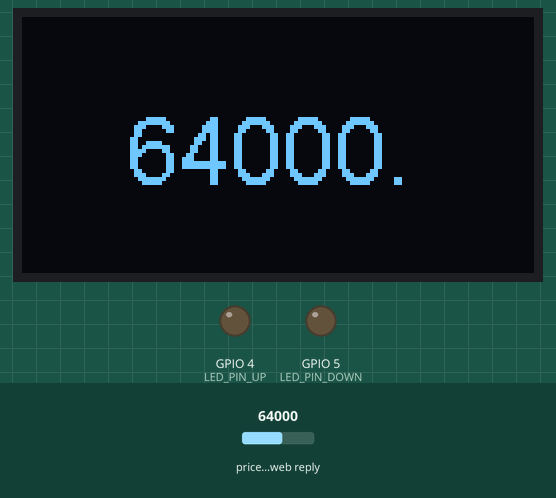
The sketch below on a simulated ESP8266 (NodeMCU). Parts: 128×64 one-colour display, output pins drawn as LEDs (lit = HIGH). Inputs (shaded band) come from the test bench; at power-on: price in the web reply 64000. WiFi joins after 1.5 s; servers stay silent unless stated; web services answer with replies made up by the test bench; what the sketch prints to the serial monitor is not drawn.

Above: at 3.6 s.
3.7 s: price in the web reply set to 21580
At 10.7 s:
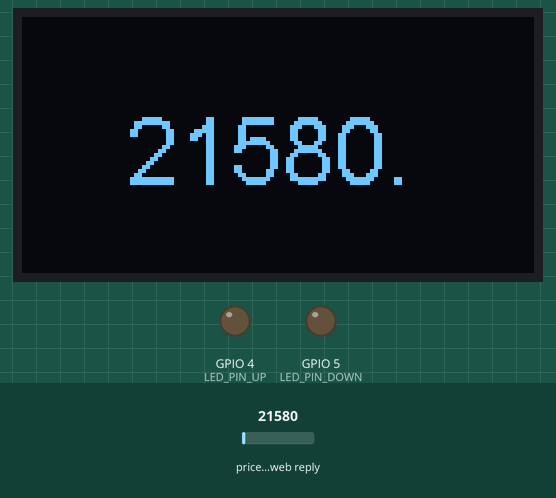
11.2 s: price in the web reply set to 39750
At 17.2 s:
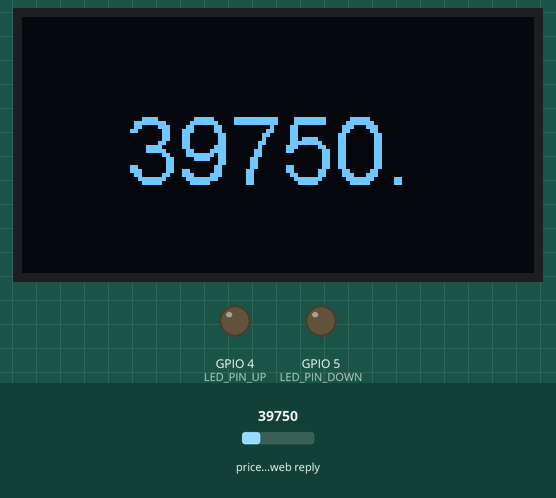
18.5 s: price in the web reply set to 59500
At 24.8 s:
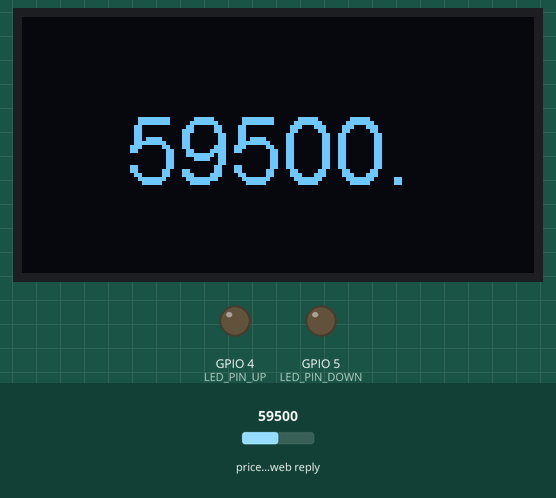
Timing chart, 0 to 26.3 s (numbered marks = the images above; inputs shaded):
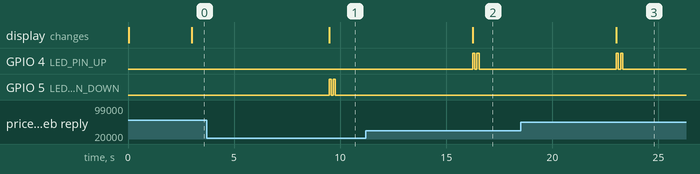

Measured:
- after the input at 3.7 s, GPIO 5 (LED_PIN_DOWN): alternates HIGH for 0.10 s and LOW for 0.10 s, 4 changes in all, then stays LOW, starting after 5.8 s; the display: changes after 5.8 s (image 1)
- after the input at 11.2 s, GPIO 4 (LED_PIN_UP): alternates HIGH for 0.10 s and LOW for 0.10 s, 4 changes in all, then stays LOW, starting after 5.0 s; the display: changes after 5.0 s (image 2)
- after the input at 18.5 s, GPIO 4 (LED_PIN_UP): alternates HIGH for 0.10 s and LOW for 0.10 s, 4 changes in all, then stays LOW, starting after 4.5 s; the display: changes after 4.5 s (image 3)

The sketch:

bitcoin_ticker_alert.ino
```cpp
// Libraries
#include <ESP8266WiFi.h>
#include <ArduinoJson.h>
#include <Wire.h>
#include "SSD1306.h"

// Pins
#define SDA 14
#define SCL 12
#define I2C 0x3D

// Create display
SSD1306 display(I2C, SDA, SCL);

// LED pins
#define LED_PIN_UP 4
#define LED_PIN_DOWN 5

// Previous Bitcoin value & threshold
float previousValue = 0.0;
float threshold = 0.05;

// WiFi settings
const char* ssid     = "wifi-network";
const char* password = "wif-password";

// API server
const char* host = "api.coindesk.com";

void setup() {

  // Serial
  Serial.begin(115200);
  delay(10);

   // Initialize display
  display.init();
  display.flipScreenVertically();
  display.clear();
  display.display();

  // LED pins as output
  pinMode(LED_PIN_DOWN, OUTPUT);
  pinMode(LED_PIN_UP, OUTPUT);

  // We start by connecting to a WiFi network
  Serial.println();
  Serial.println();
  Serial.print("Connecting to ");
  Serial.println(ssid);

  WiFi.begin(ssid, password);

  while (WiFi.status() != WL_CONNECTED) {
    delay(500);
    Serial.print(".");
  }

  Serial.println("");
  Serial.println("WiFi connected");
  Serial.println("IP address: ");
  Serial.println(WiFi.localIP());
}

void loop() {

  // Connect to API
  Serial.print("connecting to ");
  Serial.println(host);

  // Use WiFiClient class to create TCP connections
  WiFiClient client;
  const int httpPort = 80;
  if (!client.connect(host, httpPort)) {
    Serial.println("connection failed");
    return;
  }

  // We now create a URI for the request
  String url = "/v1/bpi/currentprice.json";

  Serial.print("Requesting URL: ");
  Serial.println(url);

  // This will send the request to the server
  client.print(String("GET ") + url + " HTTP/1.1\r\n" +
               "Host: " + host + "\r\n" +
               "Connection: close\r\n\r\n");
  delay(100);

  // Read all the lines of the reply from server and print them to Serial
  String answer;
  while(client.available()){
    String line = client.readStringUntil('\r');
    answer += line;
  }

  client.stop();
  Serial.println();
  Serial.println("closing connection");

  // Process answer
  Serial.println();
  Serial.println("Answer: ");
  Serial.println(answer);

  // Convert to JSON
  String jsonAnswer;
  int jsonIndex;

  for (int i = 0; i < answer.length(); i++) {
    if (answer[i] == '{') {
      jsonIndex = i;
      break;
    }
  }

  // Get JSON data
  jsonAnswer = answer.substring(jsonIndex);
  Serial.println();
  Serial.println("JSON answer: ");
  Serial.println(jsonAnswer);
  jsonAnswer.trim();

  // Get rate as float
  int rateIndex = jsonAnswer.indexOf("rate_float");
  String priceString = jsonAnswer.substring(rateIndex + 12, rateIndex + 18);
  priceString.trim();
  float price = priceString.toFloat();

  // Print price
  Serial.println();
  Serial.println("Bitcoin price: ");
  Serial.println(price);

  // Display on OLED
  display.clear();
  display.setFont(ArialMT_Plain_24);
  display.drawString(26, 20, priceString);
  display.display();

  // Init previous value
  if (previousValue == 0.0) {
    previousValue = price;
  }

  // Alert down ?
  if (price < (previousValue - threshold)) {

    // Flash LED
    digitalWrite(LED_PIN_DOWN, HIGH);
    delay(100);
    digitalWrite(LED_PIN_DOWN, LOW);
    delay(100);
    digitalWrite(LED_PIN_DOWN, HIGH);
    delay(100);
    digitalWrite(LED_PIN_DOWN, LOW);

  }

  // Alert up ?
  if (price > (previousValue + threshold)) {

    // Flash LED
    digitalWrite(LED_PIN_UP, HIGH);
    delay(100);
    digitalWrite(LED_PIN_UP, LOW);
    delay(100);
    digitalWrite(LED_PIN_UP, HIGH);
    delay(100);
    digitalWrite(LED_PIN_UP, LOW);

  }

  // Store value
  previousValue = price;

  // Wait 5 seconds
  delay(5000);
}
```
